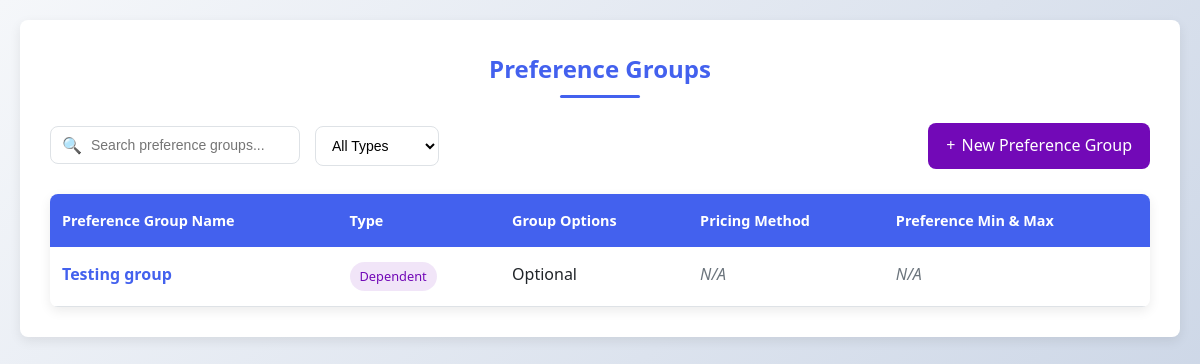
Before: / with the older database file.
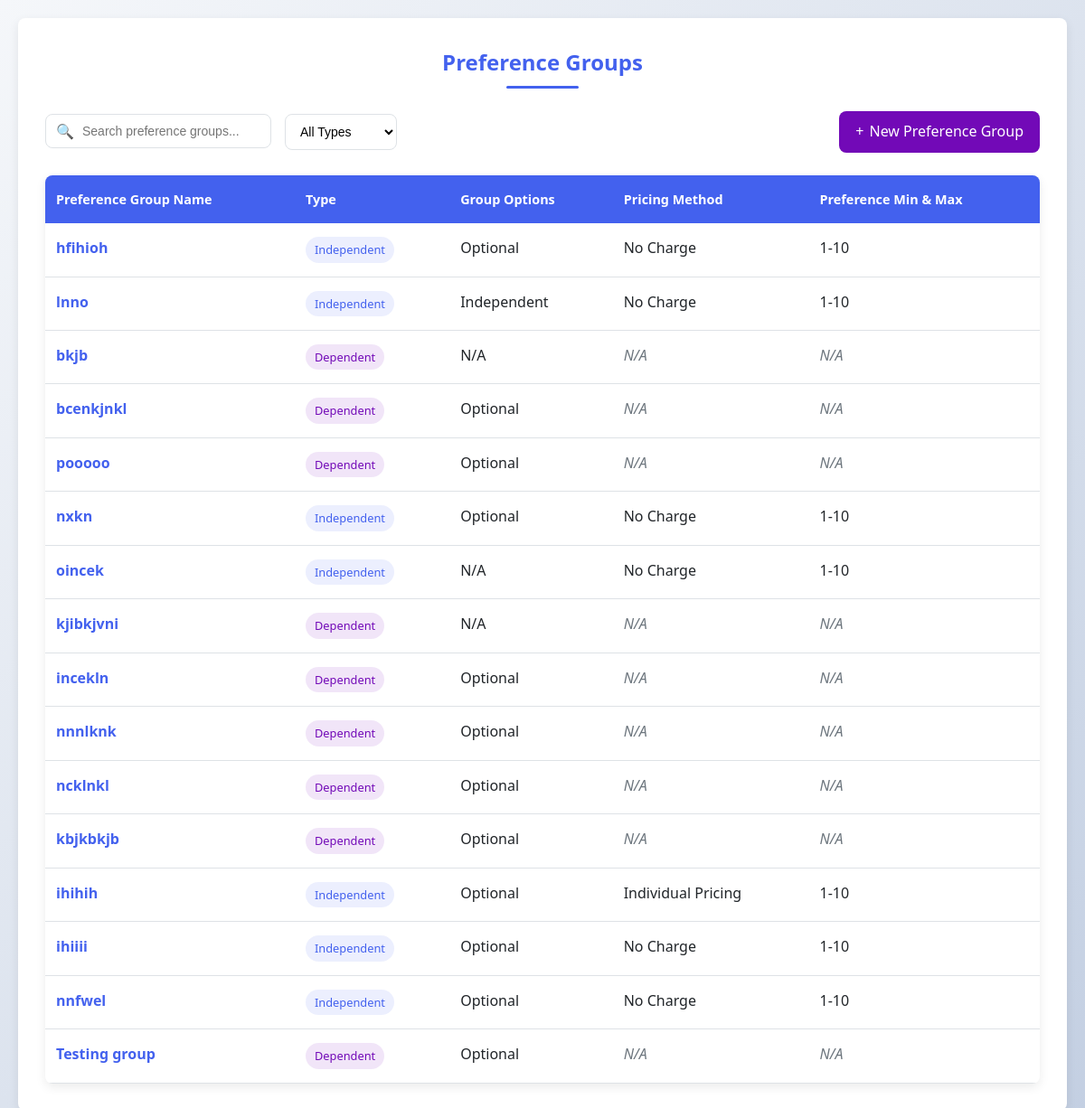
After: the same page with the newer database file.
### restaurantApp/models.py (models this page shows, shortened)
class PreferenceGroup(models.Model):
    TYPE_CHOICES = [
        ("Independent", "Independent"),
        ("Dependent", "Dependent"),
    ]
    OPTION_CHOICES = [
        ("optional", "Optional"),
        ("required", "Required"),
        ("multiple", "Can be selected more than once"),
        ("N/A", "N/A"),
    ]
    PRICING_CHOICES = [
        ("No Charge", "No Charge"),
        ("Group Pricing", "Group Pricing"),
        ("Individual Pricing", "Individual Pricing"),
    ]
    name = models.CharField(max_length=100, unique=True)
    group_type = models.CharField(max_length=20, choices=TYPE_CHOICES, default="Independent")
    group_option = models.CharField(max_length=20, choices=OPTION_CHOICES, default="optional")
    min_pref = models.PositiveIntegerField(default=1, null=True, blank=True)
    max_pref = models.PositiveIntegerField(default=10, null=True, blank=True)
    pricing_method = models.CharField(max_length=30, choices=PRICING_CHOICES, default="No Charge")
    group_price = models.DecimalField(max_digits=8, decimal_places=2, default=0)
    multiple_selection_limit = models.BooleanField(default=False)
    parent_name = models.CharField(max_length=100, default="Add Column")
    child_name = models.CharField(max_length=100, default="Add Row")
    created_at = models.DateTimeField(auto_now_add=True)

### restaurantApp/views.py (the view)
# urls.py: path('', views.preference_group_list, name='group_list'),
def preference_group_list(request):
    groups = PreferenceGroup.objects.all().order_by("-created_at").prefetch_related(
        'preferences',
        'ingredients',
        'columns',
        'ingredients__rules__column'
    )
    return render(request, "group_list.html", {"groups": groups})

### templates/group_list.html (shortened to what this page needs)
<!DOCTYPE html>
<html lang="en">
<head>
</head>
<body>
  <div class="container">
    <h2>Preference Groups</h2>
    <div class="dashboard-header">
      <div class="search-filter">
        <div class="search-box">
          <span class="search-icon">🔍</span>
          <input type="text" id="searchInput" placeholder="Search preference groups...">
        </div>
        <select class="filter-select" id="typeFilter">
          <option value="all">All Types</option>
        </select>
      </div>
      <a class="btn btn-secondary" style="text-decoration:none" href="{% url 'group_create' %}">
        <span>+</span> New Preference Group
      </a>
    </div>
    <div class="preference-list-container">
      {% if groups %}
        <table class="preference-list" id="preferenceList">
          <thead>
            <tr>
              <th>Preference Group Name</th>
              <th>Type</th>
              <th>Group Options</th>
              <th>Pricing Method</th>
              <th>Preference Min & Max</th>
            </tr>
          </thead>
          <tbody>
            {% for group in groups %}
              <tr data-type="{{ group.group_type }}" data-name="{{ group.name|lower }}"
                  data-id="{{ group.id }}" onclick="handleRowClick('{{ group.id }}', '{{ group.group_type }}')">
                <td class="preference-name">
                  {{ group.name }}
                </td>
                <td>
                  <span class="type-badge {% if group.group_type == 'Independent' %}type-independent{% else %}type-dependent{% endif %}">
                    {{ group.group_type }}
                  </span>
                </td>
                <td>
                  {{ group.get_group_option_display }}
                </td>
                <td>
                  {% if group.group_type == "Independent" %}
                    {{ group.get_pricing_method_display }}
                  {% else %}
                    <span class="na-text">N/A</span>
                  {% endif %}
                </td>
                <td>
                  {% if group.group_type == "Independent" %}
                    {{ group.min_pref }}-{{ group.max_pref }}
                  {% else %}
                    <span class="na-text">N/A</span>
                  {% endif %}
                </td>
              </tr>
            {% endfor %}
          </tbody>
        </table>
      {% endif %}
    </div>
  </div>
</body>
</html>

### templates/group_list.html (style rules this page uses)
:root { --primary: #4361ee; --primary-dark: #3a56d4; --secondary: #7209b7; --success: #4cc9f0; --danger: #f72585; --warning: #f8961e; --light: #f8f9fa; --dark: #212529; --gray: #6c757d; --border: #dee2e6; --shadow: 0 4px 12px rgba(0, 0, 0, 0.08); --radius: 8px; --transition: all 0.3s ease; }
* { box-sizing: border-box; margin: 0; padding: 0; }
body { font-family: 'Segoe UI', Tahoma, Geneva, Verdana, sans-serif; background: linear-gradient(135deg, #f5f7fa 0%, #c3cfe2 100%); margin: 0; padding: 20px; min-height: 100vh; color: var(--dark); line-height: 1.6; }
.container { background: #fff; border-radius: var(--radius); padding: 30px; max-width: 1200px; margin: 0 auto; box-shadow: var(--shadow); transition: var(--transition); }
h2 { text-align: center; margin-bottom: 25px; color: var(--primary); font-weight: 600; position: relative; padding-bottom: 10px; }
h2:after { content: ''; position: absolute; bottom: 0; left: 50%; transform: translateX(-50%); width: 80px; height: 3px; background: var(--primary); border-radius: 2px; }
.dashboard-header { display: flex; justify-content: space-between; align-items: center; margin-bottom: 25px; flex-wrap: wrap; gap: 15px; }
.search-filter { display: flex; gap: 15px; flex-wrap: wrap; }
.search-box { position: relative; width: 250px; }
.search-box input { padding: 10px 12px 10px 40px; border: 1px solid var(--border); border-radius: var(--radius); width: 100%; font-size: 14px; transition: var(--transition); }
.search-icon { position: absolute; left: 12px; top: 50%; transform: translateY(-50%); color: var(--gray); }
.filter-select { padding: 10px 12px; border: 1px solid var(--border); border-radius: var(--radius); font-size: 14px; background: white; cursor: pointer; transition: var(--transition); }
.btn { padding: 10px 18px; background: var(--primary); border: none; border-radius: var(--radius); color: white; cursor: pointer; font-weight: 500; transition: var(--transition); display: inline-flex; align-items: center; gap: 6px; }
.btn-secondary { background: var(--secondary); }
.preference-list { width: 100%; border-collapse: collapse; margin-top: 20px; box-shadow: var(--shadow); border-radius: var(--radius); overflow: hidden; }
.preference-list thead { background-color: var(--primary); color: white; }
.preference-list th { padding: 15px 12px; text-align: left; font-weight: 600; font-size: 0.9rem; }
.preference-list tbody tr { border-bottom: 1px solid var(--border); transition: var(--transition); cursor: pointer; }
.preference-list td { padding: 15px 12px; vertical-align: top; }
.preference-name { font-weight: 600; color: var(--primary); }
.type-badge { display: inline-block; padding: 4px 10px; border-radius: 20px; font-size: 0.8rem; font-weight: 500; }
.type-independent { background: rgba(67, 97, 238, 0.1); color: var(--primary); }
.type-dependent { background: rgba(114, 9, 183, 0.1); color: var(--secondary); }
.na-text { color: var(--gray); font-style: italic; }

Changed rows visible on the page:
added PreferenceGroup: name "hfihioh", group_type "Independent", group_option "Optional", pricing_method "No Charge", min_pref "1", max_pref "10"
added PreferenceGroup: name "lnno", group_type "Independent", group_option "Independent", pricing_method "No Charge", min_pref "1", max_pref "10"
added PreferenceGroup: name "bkjb", group_type "Dependent", group_option "N/A"
added PreferenceGroup: name "bcenkjnkl", group_type "Dependent", group_option "Optional", shows "N/A"
added PreferenceGroup: name "pooooo", group_type "Dependent", group_option "Optional", shows "N/A"
added PreferenceGroup: name "nxkn", group_type "Independent", group_option "Optional", pricing_method "No Charge", min_pref "1", max_pref "10"
added PreferenceGroup: name "oincek", group_type "Independent", group_option "N/A", pricing_method "No Charge", min_pref "1", max_pref "10"
added PreferenceGroup: name "kjibkjvni", group_type "Dependent", group_option "N/A"
added PreferenceGroup: name "incekln", group_type "Dependent", group_option "Optional", shows "N/A"
added PreferenceGroup: name "nnnlknk", group_type "Dependent", group_option "Optional", shows "N/A"
added PreferenceGroup: name "ncklnkl", group_type "Dependent", group_option "Optional", shows "N/A"
added PreferenceGroup: name "kbjkbkjb", group_type "Dependent", group_option "Optional", shows "N/A"
added PreferenceGroup: name "ihihih", group_type "Independent", group_option "Optional", pricing_method "Individual Pricing", min_pref "1", max_pref "10"
added PreferenceGroup: name "ihiiii", group_type "Independent", group_option "Optional", pricing_method "No Charge", min_pref "1", max_pref "10"
added PreferenceGroup: name "nnfwel", group_type "Independent", group_option "Optional", pricing_method "No Charge", min_pref "1", max_pref "10"
